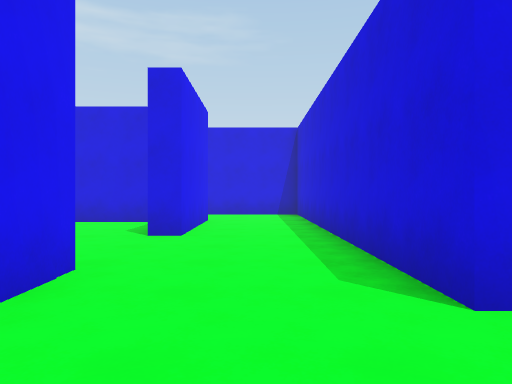
View 1 (above)

24 first-person views from a walk through a scene from a Unity 3-D project. The camera is 1.3 m above the floor, looks level and sees 70° across. The floor is counted in squares, 2 m on a side. Each view is taken from the middle of a square. On the plan, view 1 faces up. The plan holds only what a view shows up to about 11 squares ahead; the rest is blank. The player is left out.

View 2
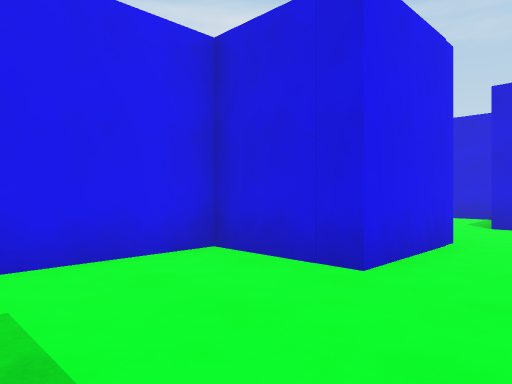

View 3
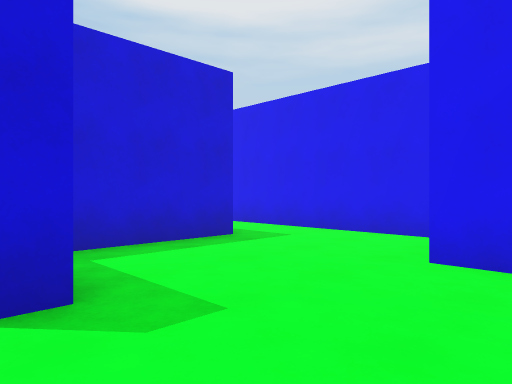

View 4
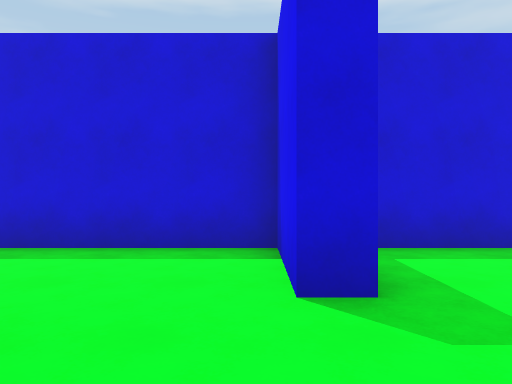

View 5
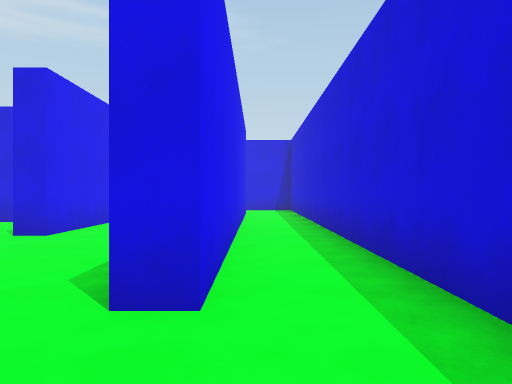

View 6
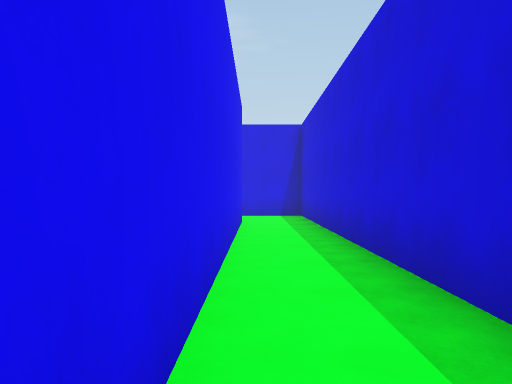

View 7
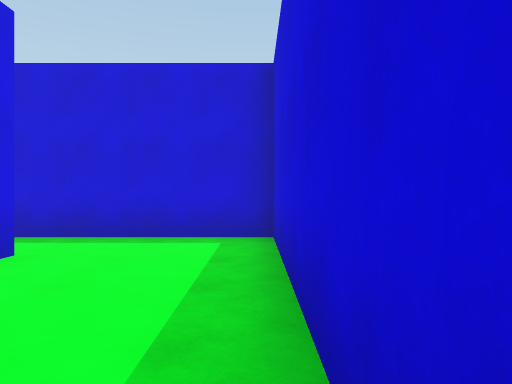

View 8
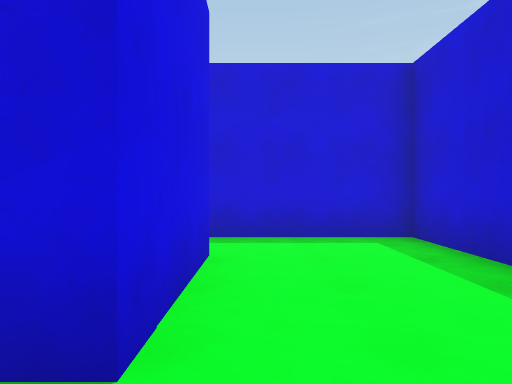

View 9
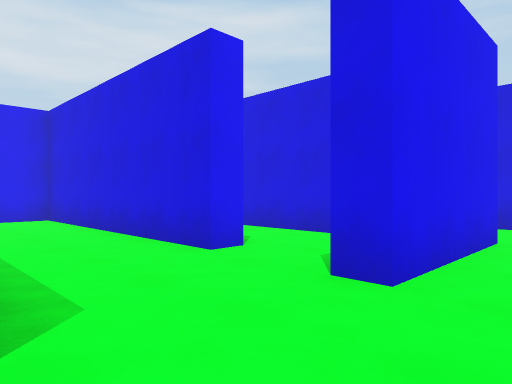

View 10
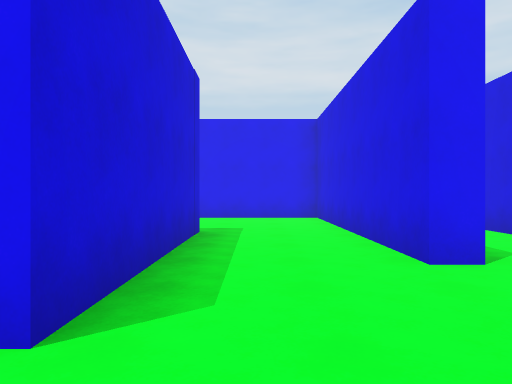

View 11
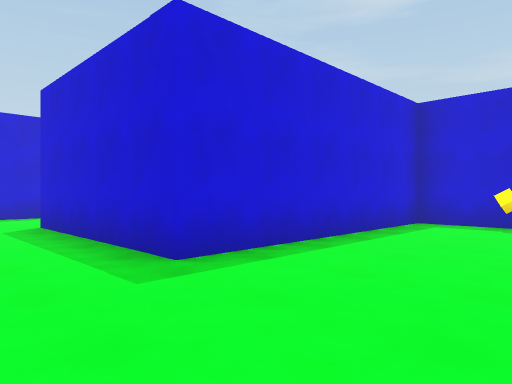

View 12
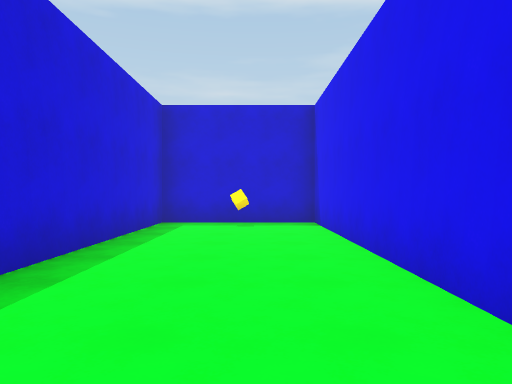

View 13
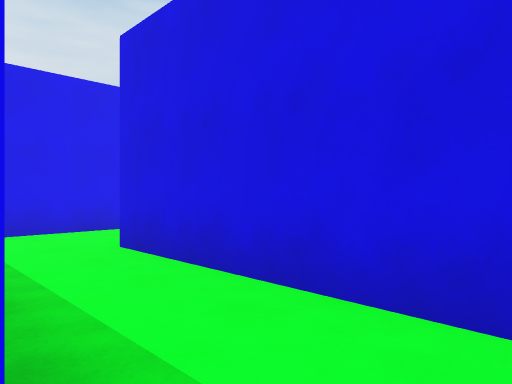

View 14
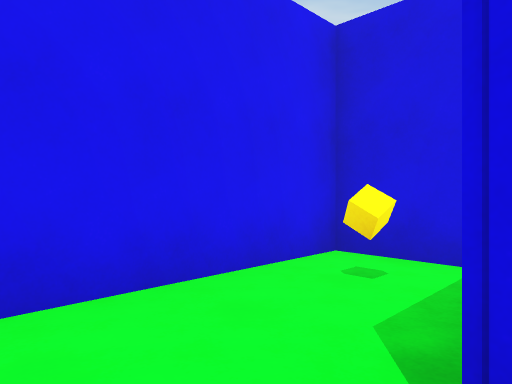

View 15
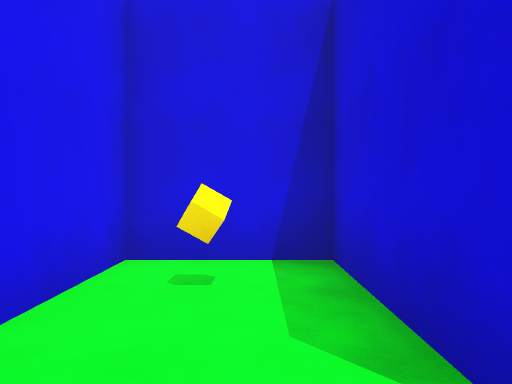

View 16
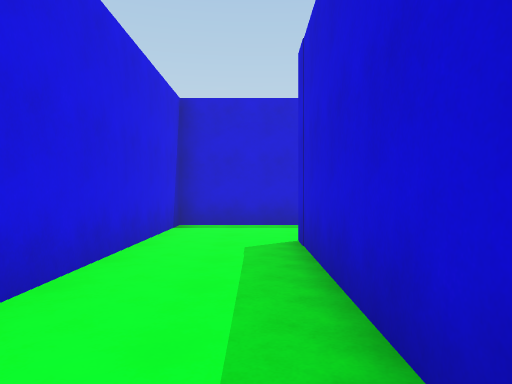

View 17
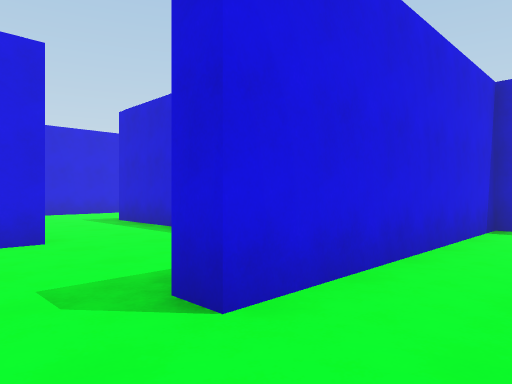

View 18
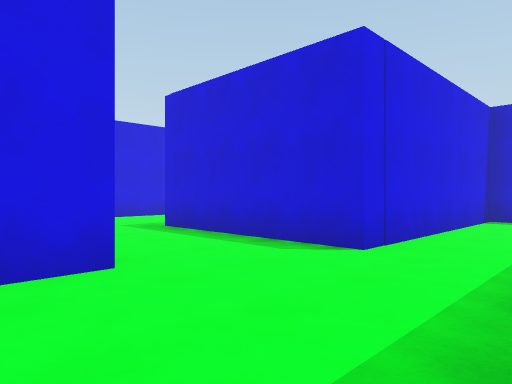

View 19
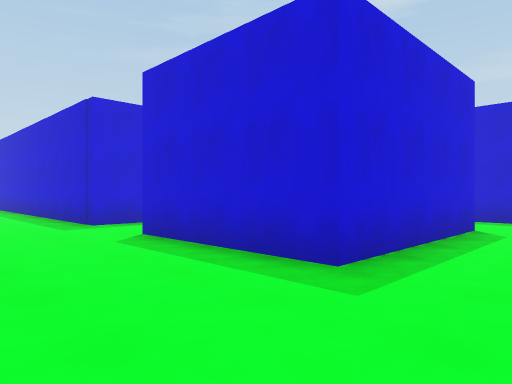

View 20
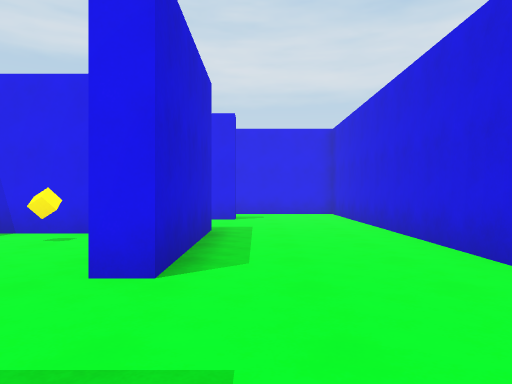

View 21
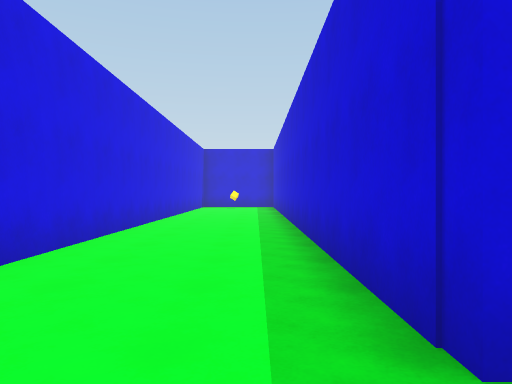

View 22
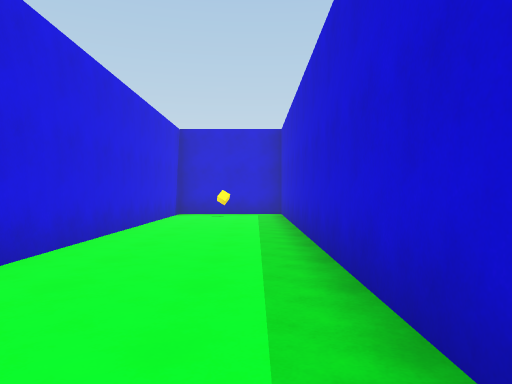

View 23
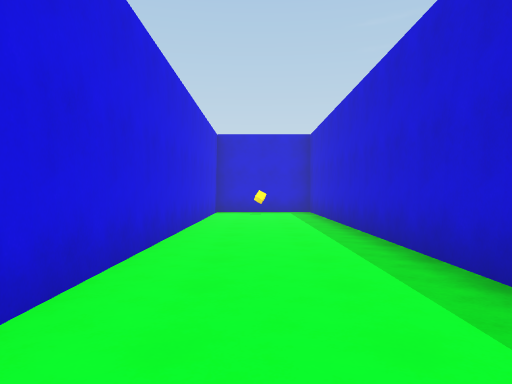

View 24
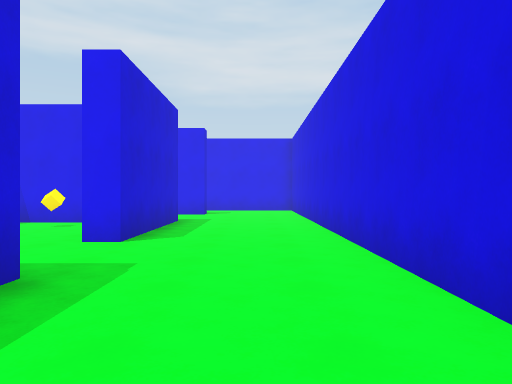

### Floor plan
Points are (right, up) in squares from view 1. A wall is a line through its corners. A room is listed if a view was taken in it or the views show most of it. See-through windows are left out.
Room 1 (views 1, 2)
walls: (-1.8, -2.3) (0.6, -2.3); (-1.5, 0.7) (-3.4, 0.7) (-3.4, -2.5); (1.1, -0.2) (1.7, -0.2); (1.7, 2) (1.2, 2)
ways out: opening at (1, 0.5) to room 2; opening at (-0.5, 2.5) to room 3; opening at (-3, -3)
Room 2 (views 3, 4, 5, 6, 7, 8)
walls: (1.7, -0.2) (1.7, -2.3) (7.3, -2.3) (7.3, 1.5); (5.8, 0.5) (3.3, 0.5) (3.3, 11.5); (1.7, 10.6) (1.7, 2)
ways out: opening at (1, 0.5) to room 1; opening at (2, 12) to room 6; opening at (6, 1.5)
Room 3 (views 9, 10, 11, 12)
walls: (-3.3, 5.6) (-9.2, 5.6) (-9.2, -2.8) (-6, -2.8) (-6, 3.1) (-1.5, 3.1) (-1.5, 0.7); (-1.1, 8.4) (-1.1, 5.6) (-1.6, 5.6); (1.2, 2) (1.2, 8.5)
ways out: opening at (-0.5, 2.5) to room 1; opening at (-2.5, 6) to room 4; opening at (0, 8) to room 5
objects: cube (-8, -2)
Room 4 (views 13, 14, 15)
walls: (-3.3, 6.1) (-3.3, 5.6); (-2.1, 7.9) (-7.3, 7.9) (-7.3, 10.5) (-9.2, 10.5) (-9.2, 7.1)
ways out: opening at (-2.5, 6) to room 3
objects: cube (-8, 10)
Room 5 (views 16, 17, 18)
walls: (-5.2, 8.4) (-1.1, 8.4); (1.2, 8.5) (1.2, 10.5) (-4.7, 10.5) (-4.7, 11)
ways out: opening at (0, 8) to room 3; opening at (-5.5, 11) to room 6
Room 6 (views 19, 20, 21, 22, 23, 24)
walls: (3.3, 16.1) (3.3, 17.2) (17.5, 17.2); (3.3, 11.5) (3.3, 13) (-2.2, 13) (-2.2, 17.2) (1.3, 17.2) (1.3, 16.6); (-4.6, 17.6) (-4.6, 16.6); (-4.6, 14.1) (-5.5, 14.1); (-2.5, 11) (-1.8, 11); (17.8, 17.1) (17.8, 20.2) (-6.7, 20.2) (-6.7, 17.4)
ways out: opening at (2, 12) to room 2; opening at (-5.5, 11) to room 5; opening at (2, 17)
objects: other object (17, 19)

Positions as (right, up) in squares from view 1, and headings:
1: (0, 0), facing up
2: (0, -2), facing up-left
3: (2, 2), facing down-left
4: (2, 2), facing down
5: (2, 0), facing up
6: (2, 3), facing up
7: (2, -2), facing right
8: (2, 0), facing right
9: (0, 3), facing up-left
10: (0, 4), facing left
11: (-9, 5), facing down-right
12: (-8, 5), facing down
13: (-3, 6), facing up-left
14: (-7, 7), facing up-left
15: (-8, 7), facing up
16: (-6, 9), facing right
17: (-6, 9), facing up-right
18: (-6, 11), facing up-right
19: (-4, 20), facing down-right
20: (4, 18), facing left
21: (2, 18), facing right
22: (7, 18), facing right
23: (6, 19), facing right
24: (6, 19), facing left
